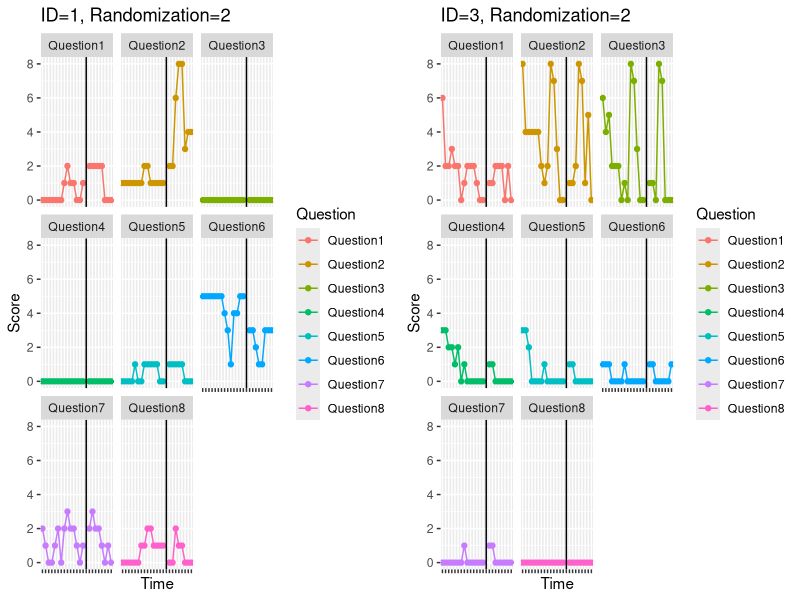
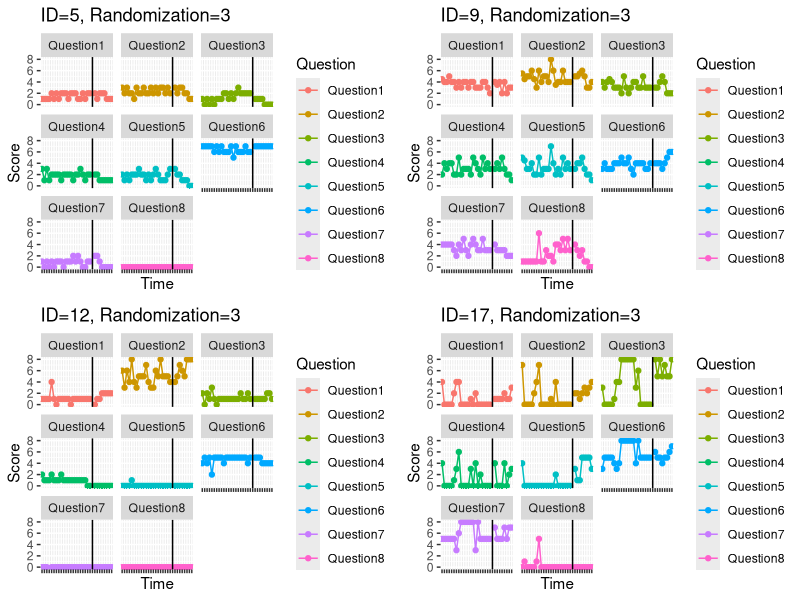
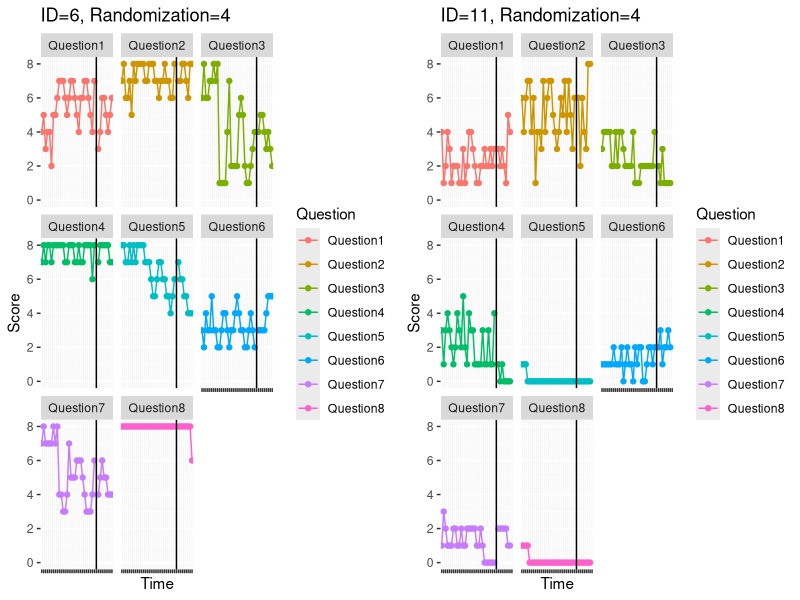

R code for these plots, in order: (Note: this script raises an error after producing the figures.)
## ---- chunk 1
knitr::opts_chunk$set(echo = TRUE)
## ---- chunk 2
library(ggplot2)
library(readxl)
library(tidyverse)
library(ggpubr)
library(lmerTest)
library(stats)
library(ordinal)
library(nlme)
library(dplyr)
data<- read_excel("Daily Monitor Tracking Log.xlsx")
## ---- chunk 3
#Two weeks
#1
data1 <- data[c(1:8),]
data1 <- data1[, colSums(is.na(data1)) != nrow(data1)]
data1 <- data1[,-c(1:3)]
x <- rep(NA,8)
data1 <- cbind(data1[,c(1:14)], x, data1[,c(15:22)])
Time <- rep(c("W1D1","W1D2","W1D3","W1D4","W1D5","W1D6","W1D7","W2D1","W2D2","W2D3","W2D4","W2D5","W2D6","W2D7","Split","TrD1","TrD2","TrD3","TrD4","TrD5","TrD6","TrD7","TrD8"),8)
Score <- c(t(as.matrix(data1)))
Question <- rep(c("Question1","Question2","Question3","Question4","Question5","Question6","Question7","Question8"),each=23)
df <- data.frame(Time=Time,Score=Score,Question=Question)
df$Time <- factor(df$Time,levels=c("W1D1","W1D2","W1D3","W1D4","W1D5","W1D6","W1D7","W2D1","W2D2","W2D3","W2D4","W2D5","W2D6","W2D7","Split","TrD1","TrD2","TrD3","TrD4","TrD5","TrD6","TrD7","TrD8"))
p1 <- ggplot(data=df,mapping=aes(x=Time,y=Score,group=Question,colour=Question))+geom_line()+geom_point()+theme(axis.text.x=element_blank())+scale_y_continuous(limits = c(0, 8))+ggtitle("ID=1, Randomization=2")+facet_wrap(~Question)+geom_vline(xintercept=15)

#2

data2 <- data[c(17:24),]
data2 <- data2[, colSums(is.na(data2)) != nrow(data2)]
data2 <- data2[,-c(1:3)]
x <- rep(NA,8)
data2 <- cbind(data2[,c(1:14)], x, data2[,c(15:22)])
Time <- rep(c("W1D1","W1D2","W1D3","W1D4","W1D5","W1D6","W1D7","W2D1","W2D2","W2D3","W2D4","W2D5","W2D6","W2D7","Split","TrD1","TrD2","TrD3","TrD4","TrD5","TrD6","TrD7","TrD8"),8)
Score <- c(t(as.matrix(data2)))
Question <- rep(c("Question1","Question2","Question3","Question4","Question5","Question6","Question7","Question8"),each=23)
df <- data.frame(Time=Time,Score=Score,Question=Question)
df$Time <- factor(df$Time,levels=c("W1D1","W1D2","W1D3","W1D4","W1D5","W1D6","W1D7","W2D1","W2D2","W2D3","W2D4","W2D5","W2D6","W2D7","Split","TrD1","TrD2","TrD3","TrD4","TrD5","TrD6","TrD7","TrD8"))
p2 <- ggplot(data=df,mapping=aes(x=Time,y=Score,group=Question,colour=Question))+geom_line()+geom_point()+theme(axis.text.x=element_blank())+scale_y_continuous(limits = c(0, 8))+ggtitle("ID=3, Randomization=2")+facet_wrap(~Question)+geom_vline(xintercept=15)
ggarrange(p1,p2,ncol=2,nrow=1)
## ---- chunk 4
#Three weeks
#3
data3 <- data[c(9:16),]
data3 <- data3[, colSums(is.na(data3)) != nrow(data3)]
data3 <- data3[,-c(1:3)]
x <- rep(NA,8)
data3 <- cbind(data3[,c(1:21)], x, data3[,c(22:29)])
Time <- rep(c("W1D1","W1D2","W1D3","W1D4","W1D5","W1D6","W1D7","W2D1","W2D2","W2D3","W2D4","W2D5","W2D6","W2D7","W3D1","W3D2","W3D3","W3D4","W3D5","W3D6","W3D7","Split","TrD1","TrD2","TrD3","TrD4","TrD5","TrD6","TrD7","TrD8"),8)
Score <- c(t(as.matrix(data3)))
Question <- rep(c("Question1","Question2","Question3","Question4","Question5","Question6","Question7","Question8"),each=30)
df <- data.frame(Time=Time,Score=Score,Question=Question)
df$Time <- factor(df$Time,levels=c("W1D1","W1D2","W1D3","W1D4","W1D5","W1D6","W1D7","W2D1","W2D2","W2D3","W2D4","W2D5","W2D6","W2D7","W3D1","W3D2","W3D3","W3D4","W3D5","W3D6","W3D7","Split","TrD1","TrD2","TrD3","TrD4","TrD5","TrD6","TrD7","TrD8"))
p3 <- ggplot(data=df,mapping=aes(x=Time,y=Score,group=Question,colour=Question))+geom_line()+geom_point()+theme(axis.text.x=element_blank())+scale_y_continuous(limits = c(0, 8))+ggtitle("ID=5, Randomization=3")+facet_wrap(~Question)+geom_vline(xintercept=22)

#4
data4 <- data[c(33:40),]
data4 <- data4[, colSums(is.na(data4)) != nrow(data4)]
data4 <- data4[,-c(1:3)]
x <- rep(NA,8)
data4 <- cbind(data4[,c(1:21)], x, data4[,c(22:29)])
Time <- rep(c("W1D1","W1D2","W1D3","W1D4","W1D5","W1D6","W1D7","W2D1","W2D2","W2D3","W2D4","W2D5","W2D6","W2D7","W3D1","W3D2","W3D3","W3D4","W3D5","W3D6","W3D7","Split","TrD1","TrD2","TrD3","TrD4","TrD5","TrD6","TrD7","TrD8"),8)
Score <- c(t(as.matrix(data4)))
Question <- rep(c("Question1","Question2","Question3","Question4","Question5","Question6","Question7","Question8"),each=30)
df <- data.frame(Time=Time,Score=Score,Question=Question)
df$Time <- factor(df$Time,levels=c("W1D1","W1D2","W1D3","W1D4","W1D5","W1D6","W1D7","W2D1","W2D2","W2D3","W2D4","W2D5","W2D6","W2D7","W3D1","W3D2","W3D3","W3D4","W3D5","W3D6","W3D7","Split","TrD1","TrD2","TrD3","TrD4","TrD5","TrD6","TrD7","TrD8"))
p4 <- ggplot(data=df,mapping=aes(x=Time,y=Score,group=Question,colour=Question))+geom_line()+geom_point()+theme(axis.text.x=element_blank())+scale_y_continuous(limits = c(0, 8))+ggtitle("ID=9, Randomization=3")+facet_wrap(~Question)+geom_vline(xintercept=22)

#5
data5 <- data[c(41:48),]
data5 <- data5[, colSums(is.na(data5)) != nrow(data5)]
data5 <- data5[,-c(1:3)]
x <- rep(NA,8)
data5 <- cbind(data5[,c(1:21)], x, data5[,c(22:29)])
Time <- rep(c("W1D1","W1D2","W1D3","W1D4","W1D5","W1D6","W1D7","W2D1","W2D2","W2D3","W2D4","W2D5","W2D6","W2D7","W3D1","W3D2","W3D3","W3D4","W3D5","W3D6","W3D7","Split","TrD1","TrD2","TrD3","TrD4","TrD5","TrD6","TrD7","TrD8"),8)
Score <- c(t(as.matrix(data5)))
Question <- rep(c("Question1","Question2","Question3","Question4","Question5","Question6","Question7","Question8"),each=30)
df <- data.frame(Time=Time,Score=Score,Question=Question)
df$Time <- factor(df$Time,levels=c("W1D1","W1D2","W1D3","W1D4","W1D5","W1D6","W1D7","W2D1","W2D2","W2D3","W2D4","W2D5","W2D6","W2D7","W3D1","W3D2","W3D3","W3D4","W3D5","W3D6","W3D7","Split","TrD1","TrD2","TrD3","TrD4","TrD5","TrD6","TrD7","TrD8"))
p5 <- ggplot(data=df,mapping=aes(x=Time,y=Score,group=Question,colour=Question))+geom_line()+geom_point()+theme(axis.text.x=element_blank())+scale_y_continuous(limits = c(0, 8))+ggtitle("ID=12, Randomization=3")+facet_wrap(~Question)+geom_vline(xintercept=22)

#6
data6 <- data[c(57:64),]
data6 <- data6[, colSums(is.na(data6)) != nrow(data6)]
data6 <- data6[,-c(1:3)]
x <- rep(NA,8)
data6 <- cbind(data6[,c(1:21)], x, data6[,c(22:29)])
Time <- rep(c("W1D1","W1D2","W1D3","W1D4","W1D5","W1D6","W1D7","W2D1","W2D2","W2D3","W2D4","W2D5","W2D6","W2D7","W3D1","W3D2","W3D3","W3D4","W3D5","W3D6","W3D7","Split","TrD1","TrD2","TrD3","TrD4","TrD5","TrD6","TrD7","TrD8"),8)
Score <- c(t(as.matrix(data6)))
Question <- rep(c("Question1","Question2","Question3","Question4","Question5","Question6","Question7","Question8"),each=30)
df <- data.frame(Time=Time,Score=Score,Question=Question)
df$Time <- factor(df$Time,levels=c("W1D1","W1D2","W1D3","W1D4","W1D5","W1D6","W1D7","W2D1","W2D2","W2D3","W2D4","W2D5","W2D6","W2D7","W3D1","W3D2","W3D3","W3D4","W3D5","W3D6","W3D7","Split","TrD1","TrD2","TrD3","TrD4","TrD5","TrD6","TrD7","TrD8"))
p6 <- ggplot(data=df,mapping=aes(x=Time,y=Score,group=Question,colour=Question))+geom_line()+geom_point()+theme(axis.text.x=element_blank())+scale_y_continuous(limits = c(0, 8))+ggtitle("ID=17, Randomization=3")+facet_wrap(~Question)+geom_vline(xintercept=22)
ggarrange(p3,p4,p5,p6,ncol=2,nrow=2)
## ---- chunk 5
#Four weeks
#7
data7 <- data[c(25:32),]
data7 <- data7[, colSums(is.na(data7)) != nrow(data7)]
data7 <- data7[,-c(1:3)]
x <- rep(NA,8)
data7 <- cbind(data7[,c(1:28)], x, data7[,c(29:36)])
Time <- rep(c("W1D1","W1D2","W1D3","W1D4","W1D5","W1D6","W1D7","W2D1","W2D2","W2D3","W2D4","W2D5","W2D6","W2D7","W3D1","W3D2","W3D3","W3D4","W3D5","W3D6","W3D7","W4D1","W4D2","W4D3","W4D4","W4D5","W4D6","W4D7","Split","TrD1","TrD2","TrD3","TrD4","TrD5","TrD6","TrD7","TrD8"),8)
Score <- c(t(as.matrix(data7)))
Question <- rep(c("Question1","Question2","Question3","Question4","Question5","Question6","Question7","Question8"),each=37)
df <- data.frame(Time=Time,Score=Score,Question=Question)
df$Time <- factor(df$Time,levels=c("W1D1","W1D2","W1D3","W1D4","W1D5","W1D6","W1D7","W2D1","W2D2","W2D3","W2D4","W2D5","W2D6","W2D7","W3D1","W3D2","W3D3","W3D4","W3D5","W3D6","W3D7","W4D1","W4D2","W4D3","W4D4","W4D5","W4D6","W4D7","Split","TrD1","TrD2","TrD3","TrD4","TrD5","TrD6","TrD7","TrD8"))
p7 <- ggplot(data=df,mapping=aes(x=Time,y=Score,group=Question,colour=Question))+geom_line()+geom_point()+theme(axis.text.x=element_blank())+scale_y_continuous(limits = c(0, 8))+ggtitle("ID=6, Randomization=4")+facet_wrap(~Question)+geom_vline(xintercept=29)

#8
data8 <- data[c(49:56),]
data8 <- data8[,-c(1:3)]
x <- rep(NA,8)
data8 <- cbind(data8[,c(1:28)], x, data8[,c(29:36)])
Time <- rep(c("W1D1","W1D2","W1D3","W1D4","W1D5","W1D6","W1D7","W2D1","W2D2","W2D3","W2D4","W2D5","W2D6","W2D7","W3D1","W3D2","W3D3","W3D4","W3D5","W3D6","W3D7","W4D1","W4D2","W4D3","W4D4","W4D5","W4D6","W4D7","Split","TrD1","TrD2","TrD3","TrD4","TrD5","TrD6","TrD7","TrD8"),8)
Score <- c(t(as.matrix(data8)))
Question <- rep(c("Question1","Question2","Question3","Question4","Question5","Question6","Question7","Question8"),each=37)
df <- data.frame(Time=Time,Score=Score,Question=Question)
df$Time <- factor(df$Time,levels=c("W1D1","W1D2","W1D3","W1D4","W1D5","W1D6","W1D7","W2D1","W2D2","W2D3","W2D4","W2D5","W2D6","W2D7","W3D1","W3D2","W3D3","W3D4","W3D5","W3D6","W3D7","W4D1","W4D2","W4D3","W4D4","W4D5","W4D6","W4D7","Split","TrD1","TrD2","TrD3","TrD4","TrD5","TrD6","TrD7","TrD8"))
p8 <- ggplot(data=df,mapping=aes(x=Time,y=Score,group=Question,colour=Question))+geom_line()+geom_point()+theme(axis.text.x=element_blank())+scale_y_continuous(limits = c(0, 8))+ggtitle("ID=11, Randomization=4")+facet_wrap(~Question)+geom_vline(xintercept=29)
ggarrange(p7,p8,ncol=2,nrow=1)
## ---- chunk 6
library(knitr)
data1 <- data.frame(
  Row = c("(Intercept)", "Treat", "t", "Treat:t"),
  Estimate = c(2.136820, 0.197230, -0.001098, -0.003483),
  Std.Error = c(0.575868, 0.747232, 0.012335, 0.029450),
  df = c(7.9303, 222.20, 221.08, 221.41),
  t_value = c(-28.2, 0.264, -0.089, -0.118),
  Pr_gt_t = c("0.006 **", 0.79206, 0.92916, 0.90596)
)

kable(data1, caption = "Linear Mixed Model for Average Anxiety Today ", col.names = c("Row", "Estimate", "Std. Error", "df", "t value", "Pr(>|t|)"), format = "markdown",
      align = c('c', 'c', 'c', 'c', 'c', 'c'))

## ---- chunk 7

#Choose problem
newdata <- data[which(data$Problem=="Average Anxiety Today"),]
newdata <- newdata[,-c(1:3)]
p <- as.matrix(newdata)
y <- c(t(p))
y <- y[!is.na(y)] 
t <- c(1:22,1:29,1:22,1:36,1:29,1:29,1:35,1:29)
Treat <- c(rep(0,14),rep(1,8),rep(0,21),rep(1,8),rep(0,14),rep(1,8),rep(0,28),rep(1,8),rep(0,21),rep(1,8),rep(0,21),rep(1,8),rep(0,28),rep(1,7),rep(0,21),rep(1,8))
ID <- c(rep(1,22),rep(5,29),rep(3,22),rep(6,36),rep(9,29),rep(12,29),rep(11,35),rep(17,29))
m <- data.frame(y,ID,t,Treat)
m$y <- as.numeric(y)
## ---- chunk 8
model2 <- lmer(y ~ Treat + t*Treat + (1 | as.factor(ID)), data = m)
m$y_pred <- fitted(model2)
summary(model2) 
## ---- chunk 9
vline_data <- data.frame(ID = c(1,3,5,6,9,11,12,17),  xintercept=c(15,15,22,29,22,29,22,22) )
## ---- chunk 10
ggplot(m, mapping = aes(x=t, y=y_pred, group=as.factor(ID))) +
  geom_line()+geom_line(aes(x=t, y=y, group=as.factor(ID), colour=as.factor(ID))) +facet_wrap(~ID)+ggtitle("Average Anxiety Today")+geom_vline(data = vline_data, aes(xintercept = xintercept, group = as.factor(ID)), linetype = "dashed")
## ---- chunk 11
 m$resid <- resid(model2)
acf(m[m$ID==1,]$resid)
## ---- chunk 12
fm1 <- lme(y ~ Treat+t*Treat, random = ~1|as.factor(ID),correlation = corAR1(),data = m)
summary(fm1)
## ---- chunk 13
m$resid <- resid(fm1)
acf(m[m$ID==1,]$resid)
## ---- chunk 14
m$y <- as.factor(m$y)
model <- clmm(ordered(y) ~ Treat + t*Treat + (1 | as.factor(ID)), data = m)
summary(model)

## ---- chunk 15
newdata <- data[which(data$Problem=="Scares Me when I am Nervous"),]
newdata <- newdata[,-c(1:3)]
p <- as.matrix(newdata)
y <- c(t(p))
y <- y[!is.na(y)] 
t <- c(1:22,1:29,1:22,1:36,1:29,1:29,1:35,1:29)
Treat <- c(rep(0,14),rep(1,8),rep(0,21),rep(1,8),rep(0,14),rep(1,8),rep(0,28),rep(1,8),rep(0,21),rep(1,8),rep(0,21),rep(1,8),rep(0,28),rep(1,7),rep(0,21),rep(1,8))
ID <- c(rep(1,22),rep(5,29),rep(3,22),rep(6,36),rep(9,29),rep(12,29),rep(11,35),rep(17,29))
m4 <- data.frame(y,ID,t,Treat)
m4$y <- as.numeric(y)
## ---- chunk 16
new_data <- data.frame(
  Row = c("(Intercept)", "Treat", "t", "T:t"),
  Estimate = c(2.16590, 2.04479, -0.04548, -0.05264),
  Std.Error = c(0.81736, 0.72973, 0.01204, 0.02874),
  df = c(7.42557, 221.06774, 220.51531, 220.67366),
  t_value = c(2.650, 2.802, -3.778, -1.831),
  Pr_gt_t = c("0.031243 *", "0.005527 **", "0.000203 ***", 0.068379)
)

kable(new_data, caption = "Linear Mixed Model for Scares Me when I am Nervous ", col.names = c("Row", "Estimate", "Std. Error", "df", "t value", "Pr(>|t|)"), format = "markdown",
      align = c('c', 'c', 'c', 'c', 'c', 'c'))
## ---- chunk 17
updated_data <- data.frame(
  Row = c("(Intercept)", "Treat", "t", "T:t"),
  Estimate = c(2.36857845, 1.86567683, -0.05660635, -0.04632292),
  Std.Error = c(0.84549662, 1.06575922, 0.02143659, 0.04515777),
  df = c(220, 220, 220, 220),
  t_value = c(2.801405, 1.750561, -2.640642, -1.025802),
  Pr_gt_t = c("0.005541444**", 0.081415428, "0.008867989**", 0.306111548)
)

kable(updated_data, caption = "Time Series Model for Scares Me when I am Nervous", col.names = c("Row", "Estimate", "Std. Error", "df", "t value", "p-value"), format = "markdown",
      align = c('c', 'c', 'c', 'c', 'c', 'c'))
## ---- chunk 18
fm5 <- lme(y ~ Treat+t*Treat, random = ~1|as.factor(ID),correlation = corAR1(),data = m4)
d <- summary(fm5)
d$tTable
## ---- chunk 19
model6 <- lmer(y ~ Treat+ t*Treat + (1 | as.factor(ID)), data = m4)
m4$y_pred <- fitted(model6)
summary(model6)
## ---- chunk 20
ggplot(m4, mapping = aes(x=t, y=y_pred, group=as.factor(ID))) +
  geom_line()+geom_line(aes(x=t, y=y, group=as.factor(ID), colour=as.factor(ID))) +facet_wrap(~ID)+ggtitle("Scares Me when I am Nervous")+geom_vline(data = vline_data, aes(xintercept = xintercept, group = as.factor(ID)), linetype = "dashed")
## ---- chunk 21
m4$resid <- resid(model6)
acf(m4[m4$ID==1,]$resid)
## ---- chunk 22
fm5 <- lme(y ~ Treat+t*Treat, random = ~1|as.factor(ID),correlation = corAR1(),data = m4)
d <- summary(fm5)
d$tTable
## ---- chunk 23
m4$resid <- resid(fm5)
acf(m4[m4$ID==1,]$resid)
## ---- chunk 24
m4$y <- as.factor(m4$y)
ordnal4 <- clmm(ordered(y) ~ Treat+t*Treat + (1 | as.factor(ID)), data = m4)
summary(ordnal4)
## ---- chunk 25
newdata <- data[which(data$Problem=="Confident in My Ability to Handle Situations"),]
newdata <- newdata[,-c(1:3)]
p <- as.matrix(newdata)
y <- c(t(p))
y <- y[!is.na(y)] 
t <- c(1:22,1:29,1:22,1:36,1:29,1:29,1:35,1:29)
Treat <- c(rep(0,14),rep(1,8),rep(0,21),rep(1,8),rep(0,14),rep(1,8),rep(0,28),rep(1,8),rep(0,21),rep(1,8),rep(0,21),rep(1,8),rep(0,28),rep(1,7),rep(0,21),rep(1,8))
ID <- c(rep(1,22),rep(5,29),rep(3,22),rep(6,36),rep(9,29),rep(12,29),rep(11,35),rep(17,29))
m5 <- data.frame(y,ID,t,Treat)
m5$y <- as.numeric(y)
## ---- chunk 26
latest_data <- data.frame(
  Row = c("(Intercept)", "Treat", "t", "Treat:t"),
  Estimate = c(3.631392, -2.978075, 0.003036, 0.118754),
  Std.Error = c(0.728410, 0.669260, 0.011040, 0.026362),
  df = c(7.451728, 221.129847, 220.545842, 220.713363),
  t_value = c(4.985, -4.450, 0.275, 4.505),
  Pr_gt_t = c("0.00132 **", "1.36e-05 ***", 0.78354, "1.08e-05 ***")
)

kable(latest_data, caption = "Linear Mixed Model for Confident in My Ability to Handle Situations", col.names = c("Row", "Estimate", "Std. Error", "df", "t value", "Pr(>|t|)"), format = "markdown",
      align = c('c', 'c', 'c', 'c', 'c', 'c'))
## ---- chunk 27
model7 <- lmer(y ~ Treat+ t*Treat + (1 | as.factor(ID)), data = m5)
m5$y_pred <- fitted(model7)
summary(model7)
## ---- chunk 28
ggplot(m5, mapping = aes(x=t, y=y_pred, group=as.factor(ID))) +
  geom_line()+geom_line(aes(x=t, y=y, group=as.factor(ID), colour=as.factor(ID))) +facet_wrap(~ID)+ggtitle("Confident in My Ability to Handle Situations")+geom_vline(data = vline_data, aes(xintercept = xintercept, group = as.factor(ID)), linetype = "dashed")
## ---- chunk 29
m5$resid <- resid(model7)
acf(m5[m5$ID==9,]$resid)
## ---- chunk 30
fm6 <- lme(y ~ Treat+t*Treat, random = ~1|as.factor(ID),correlation = corAR1(),data = m5)
summary(fm6)
## ---- chunk 31
m5$resid <- resid(fm6)
acf(m5[m5$ID==9,]$resid)
## ---- chunk 32
m5$y <- as.factor(m5$y)
ordnal5 <- clmm(ordered(y) ~ Treat+t*Treat + (1 | as.factor(ID)), data = m5)
summary(ordnal5)
## ---- chunk 33
newdata <- data[which(data$Problem=="Push Away Thoughts and Feelings I Do Not Like"),]
newdata <- newdata[,-c(1:3)]
p <- as.matrix(newdata)
y <- c(t(p))
y <- y[!is.na(y)] 
t <- c(1:22,1:29,1:22,1:36,1:29,1:29,1:35,1:29)
Treat <- c(rep(0,14),rep(1,8),rep(0,21),rep(1,8),rep(0,14),rep(1,8),rep(0,28),rep(1,8),rep(0,21),rep(1,8),rep(0,21),rep(1,8),rep(0,28),rep(1,7),rep(0,21),rep(1,8))
ID <- c(rep(1,22),rep(5,29),rep(3,22),rep(6,36),rep(9,29),rep(12,29),rep(11,35),rep(17,29))
m6 <- data.frame(y,ID,t,Treat)
m6$y <- as.numeric(y)
## ---- chunk 34
model8 <- lmer(y ~ Treat+ t*Treat + (1 | as.factor(ID)), data = m6)
m6$y_pred <- fitted(model8)
summary(model8)
## ---- chunk 35
ggplot(m6, mapping = aes(x=t, y=y_pred, group=as.factor(ID))) +
  geom_line()+geom_line(aes(x=t, y=y, group=as.factor(ID), colour=as.factor(ID))) +facet_wrap(~ID)+ggtitle("Push Away Thoughts and Feelings I Do Not Like")+geom_vline(data = vline_data, aes(xintercept = xintercept, group = as.factor(ID)), linetype = "dashed")
## ---- chunk 36
m6$resid <- resid(model8)
acf(m6[m6$ID==9,]$resid)
## ---- chunk 37
fm7 <- lme(y ~ Treat+t*Treat, random = ~1|as.factor(ID),correlation = corAR1(),data = m6)
summary(fm7)
## ---- chunk 38
m6$resid <- resid(fm7)
acf(m6[m6$ID==9,]$resid)
## ---- chunk 39
m6$y <- factor(m6$y, ordered = TRUE)
ordnal6 <- clmm(y ~ Treat+ t*Treat + (1 | as.factor(ID)), data = m6)
summary(ordnal6)
## ---- chunk 40
newdata <- data[which(data$Problem=="Physical Feelings in My Body Scare Me"),]
newdata <- newdata[,-c(1:3)]
p <- as.matrix(newdata)
y <- c(t(p))
y <- y[!is.na(y)] 
t <- c(1:22,1:29,1:22,1:36,1:29,1:29,1:35,1:29)
Treat <- c(rep(0,14),rep(1,8),rep(0,21),rep(1,8),rep(0,14),rep(1,8),rep(0,28),rep(1,8),rep(0,21),rep(1,8),rep(0,21),rep(1,8),rep(0,28),rep(1,7),rep(0,21),rep(1,8))
ID <- c(rep(1,22),rep(5,29),rep(3,22),rep(6,36),rep(9,29),rep(12,29),rep(11,35),rep(17,29))
m7 <- data.frame(y,ID,t,Treat)
m7$y <- as.numeric(y)
## ---- chunk 41
model9 <- lmer(y ~ Treat+ t*Treat + (1 | as.factor(ID)), data = m7)
m7$y_pred <- fitted(model9)
summary(model9)
## ---- chunk 42
ggplot(m7, mapping = aes(x=t, y=y_pred, group=as.factor(ID))) +
  geom_line()+geom_line(aes(x=t, y=y, group=as.factor(ID), colour=as.factor(ID))) +facet_wrap(~ID)+ggtitle("Push Away Thoughts and Feelings I Do Not Like")+geom_vline(data = vline_data, aes(xintercept = xintercept, group = as.factor(ID)), linetype = "dashed")
## ---- chunk 43
m7$resid <- resid(model9)
acf(m7[m7$ID==1,]$resid)
## ---- chunk 44
fm8 <- lme(y ~ Treat+t*Treat, random = ~1|as.factor(ID),correlation = corAR1(),data = m7)
summary(fm8)
## ---- chunk 45
m7$resid <- resid(fm8)
acf(m7[m7$ID==1,]$resid)
## ---- chunk 46
m7$y <- factor(m7$y, ordered = TRUE)
ordnal7 <- clmm(y ~ Treat+ t*Treat + (1 | as.factor(ID)), data = m7)
summary(ordnal7)
## ---- chunk 47
newdata <- data[which(data$Problem=="Max Anxiety Today"),]
newdata <- newdata[,-c(1:3)]
p <- as.matrix(newdata)
y <- c(t(p))
y <- y[!is.na(y)] 
t <- c(1:22,1:29,1:22,1:36,1:29,1:29,1:35,1:29)
Treat <- c(rep(0,14),rep(1,8),rep(0,21),rep(1,8),rep(0,14),rep(1,8),rep(0,28),rep(1,8),rep(0,21),rep(1,8),rep(0,21),rep(1,8),rep(0,28),rep(1,7),rep(0,21),rep(1,8))
ID <- c(rep(1,22),rep(5,29),rep(3,22),rep(6,36),rep(9,29),rep(12,29),rep(11,35),rep(17,29))
m1 <- data.frame(y,ID,t,Treat)
m1$y <- as.numeric(y)
## ---- chunk 48
model3 <- lmer(y ~ Treat + t*Treat + (1 | as.factor(ID)), data = m1)
m1$y_pred <- fitted(model3)
summary(model3)
## ---- chunk 49
ggplot(m1, mapping = aes(x=t, y=y_pred, group=as.factor(ID))) +
  geom_line()+geom_line(aes(x=t, y=y, group=as.factor(ID), colour=as.factor(ID))) +facet_wrap(~ID)+ggtitle("Max Anxiety Today")+geom_vline(data = vline_data, aes(xintercept = xintercept, group = as.factor(ID)), linetype = "dashed")
## ---- chunk 50
m1$resid <- resid(model3)
acf(m1[m1$ID==1,]$resid)
## ---- chunk 51
fm2 <- lme(y ~ Treat+t*Treat, random = ~1|as.factor(ID),correlation = corAR1(),data = m1)
summary(fm2)
## ---- chunk 52
m1$resid <- resid(fm2) 
acf(m1[m1$ID==1,]$resid)
## ---- chunk 53
m1$y <- as.factor(m1$y)
ordnal1 <- clmm(ordered(y) ~ Treat+t*Treat + (1 | as.factor(ID)), data = m1)
summary(ordnal1)
## ---- chunk 54
newdata <- data[which(data$Problem=="Jump to Negative Conclusions"),]
newdata <- newdata[,-c(1:3)]
p <- as.matrix(newdata)
y <- c(t(p))
y <- y[!is.na(y)] 
t <- c(1:22,1:29,1:22,1:36,1:29,1:29,1:35,1:29)
Treat <- c(rep(0,14),rep(1,8),rep(0,21),rep(1,8),rep(0,14),rep(1,8),rep(0,28),rep(1,8),rep(0,21),rep(1,8),rep(0,21),rep(1,8),rep(0,28),rep(1,7),rep(0,21),rep(1,8))
ID <- c(rep(1,22),rep(5,29),rep(3,22),rep(6,36),rep(9,29),rep(12,29),rep(11,35),rep(17,29))
m3 <- data.frame(y,ID,t,Treat)
m3$y <- as.numeric(y)
## ---- chunk 55
model5 <- lmer(y ~ Treat + t*Treat + (1 | as.factor(ID)), data = m3)
m3$y_pred <- fitted(model5)
summary(model5)
## ---- chunk 56
ggplot(m3, mapping = aes(x=t, y=y_pred, group=as.factor(ID))) +
  geom_line()+geom_line(aes(x=t, y=y, group=as.factor(ID), colour=as.factor(ID))) +facet_wrap(~ID)+ggtitle("Jump to Negative Conclusions")+geom_vline(data = vline_data, aes(xintercept = xintercept, group = as.factor(ID)), linetype = "dashed")
## ---- chunk 57
m3$resid <- resid(model5)
acf(m3[m3$ID==11,]$resid)
## ---- chunk 58
fm4 <- lme(y ~ Treat+t*Treat, random = ~1|as.factor(ID),correlation = corAR1(),data = m3)
b <- summary(fm4)
b$tTable
## ---- chunk 59
m3$resid <- resid(fm4)
acf(m3[m3$ID==11,]$resid)
## ---- chunk 60
m3$y <- as.factor(m3$y)
ordnal3 <- clmm(ordered(y) ~ Treat+t*Treat + (1 | as.factor(ID)), data = m3)
summary(ordnal3)
## ---- chunk 61
newdata <- data[which(data$Problem=="Avg Avoidance of Thoughts, Situatoins, Sensations"),]
newdata <- newdata[,-c(1:3)]
p <- as.matrix(newdata)
y <- c(t(p))
y <- y[!is.na(y)] 
t <- c(1:22,1:29,1:22,1:36,1:29,1:29,1:35,1:29)
Treat <- c(rep(0,14),rep(1,8),rep(0,21),rep(1,8),rep(0,14),rep(1,8),rep(0,28),rep(1,8),rep(0,21),rep(1,8),rep(0,21),rep(1,8),rep(0,28),rep(1,7),rep(0,21),rep(1,8))
ID <- c(rep(1,22),rep(5,29),rep(3,22),rep(6,36),rep(9,29),rep(12,29),rep(11,35),rep(17,29))
m2 <- data.frame(y,ID,t,Treat)
m2$y <- as.numeric(y)
## ---- chunk 62
model4 <- lmer(y ~ Treat + t*Treat + (1 | as.factor(ID)), data = m2)
m2$y_pred <- fitted(model4)
summary(model4)
## ---- chunk 63
ggplot(m2, mapping = aes(x=t, y=y_pred, group=as.factor(ID))) +
  geom_line()+geom_line(aes(x=t, y=y, group=as.factor(ID), colour=as.factor(ID))) +facet_wrap(~ID)+ggtitle("Avg Avoidance of Thoughts, Situatoins, Sensations")+geom_vline(data = vline_data, aes(xintercept = xintercept, group = as.factor(ID)), linetype = "dashed")
## ---- chunk 64
m2$resid <- resid(model4)
acf(m2[m2$ID==11,]$resid)
## ---- chunk 65
fm3 <- lme(y ~ Treat+t*Treat, random = ~1|as.factor(ID),correlation = corAR1(),data = m2)
a <-summary(fm3)

## ---- chunk 66
m2$resid <- resid(fm3)
acf(m2[m2$ID==11,]$resid)
## ---- chunk 67
m2$y <- as.factor(m2$y)
ordnal2 <- clmm(ordered(y) ~ Treat+t*Treat + (1 | as.factor(ID)), data = m2)
summary(ordnal2)
